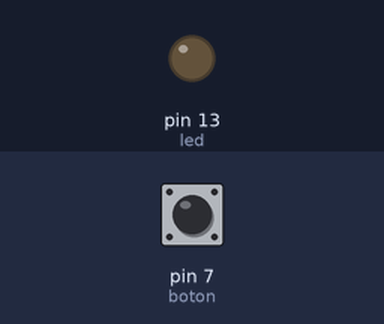
Recording of a sketch running on a simulated Arduino Uno, built with avr-gcc and run on an emulated ATmega328P. Shown: output pins drawn as LEDs (lit = HIGH). Inputs (shaded band) come from the test bench; at power-on: pin 7 (boton) LOW.

Above: at 1.2 s.
1.3 s: pin 7 (boton) pulled HIGH for 0.15 s
At 1.8 s:
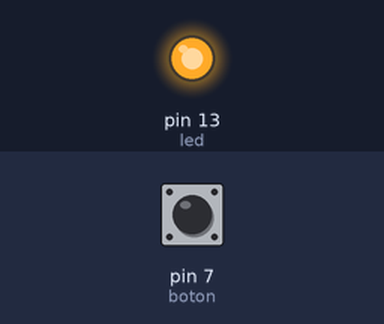
2.9 s: pin 7 (boton) pulled HIGH for 1 s
At 4.2 s:
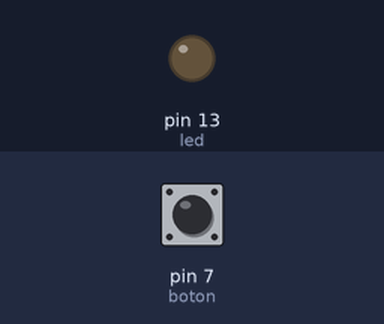
5.4 s: pin 7 (boton) pulled HIGH for 3.2 s
At 6.1 s:
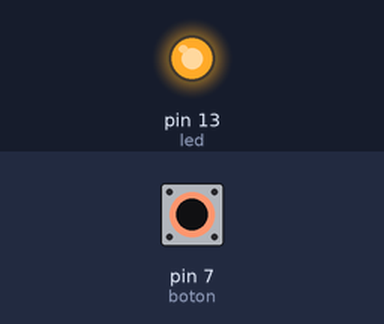
Timing chart, 0 to 8.4 s (numbered marks = the images above; inputs shaded):
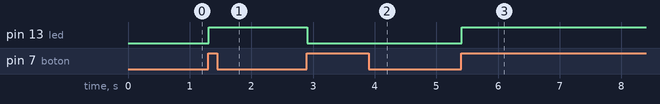

The sketch:

codigo.ino
```cpp
const int led = 13;
const int boton = 7;
int val = 0;
int old_val = 0;
int estado = 0;

void setup() {
  // put your setup code here, to run once:
  pinMode(led,OUTPUT);
  pinMode(boton,INPUT);
}

void loop() {
  // put your main code here, to run repeatedly:
  val = digitalRead(boton);
  if(val==HIGH && old_val==LOW){
    estado = 1 - estado;
    delay(10);
  }
  old_val = val;
  if(estado==1){
    digitalWrite(led,HIGH);
  }
  else{
    digitalWrite(led,LOW);
  }
}
```

Measured:
- after the input at 1.3 s, pin 13 (led): LOW → HIGH at once
- after the input at 2.9 s, pin 13 (led): HIGH → LOW at once
- after the input at 5.4 s, pin 13 (led): LOW → HIGH at once
